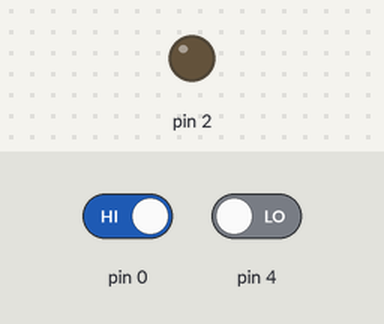
The sketch below on a simulated Arduino Uno, built with avr-gcc and run on an emulated ATmega328P. Shown: output pins drawn as LEDs (lit = HIGH). The inputs (shaded band) are chosen by the test bench; at power-on: pin 0 HIGH, pin 4 LOW.

Above: at 1.2 s.
1.3 s: pin 0 driven LOW
At 2.4 s:
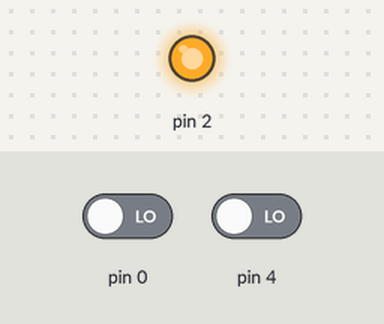
Timing chart, 0 to 4.3 s (numbered marks = the images above; inputs shaded):
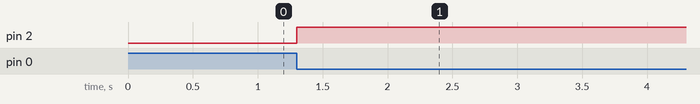

Measured:
- after the input at 1.3 s, pin 2: LOW → HIGH at once

The sketch:

LED_blinking_with_2_buttons.ino
```cpp
void setup()
{
  // put your setup code here, to run once:
  pinMode(0,INPUT);
  pinMode(4,INPUT);
  pinMode(2,OUTPUT);

}

void loop()
{
  // put your main code here, to run repeatedly:
   if(digitalRead(0)==LOW)
  {
    digitalWrite(2,HIGH);
  }
   if(digitalRead(4)==HIGH)
  {
    digitalWrite(2,HIGH);
  }

}
```
